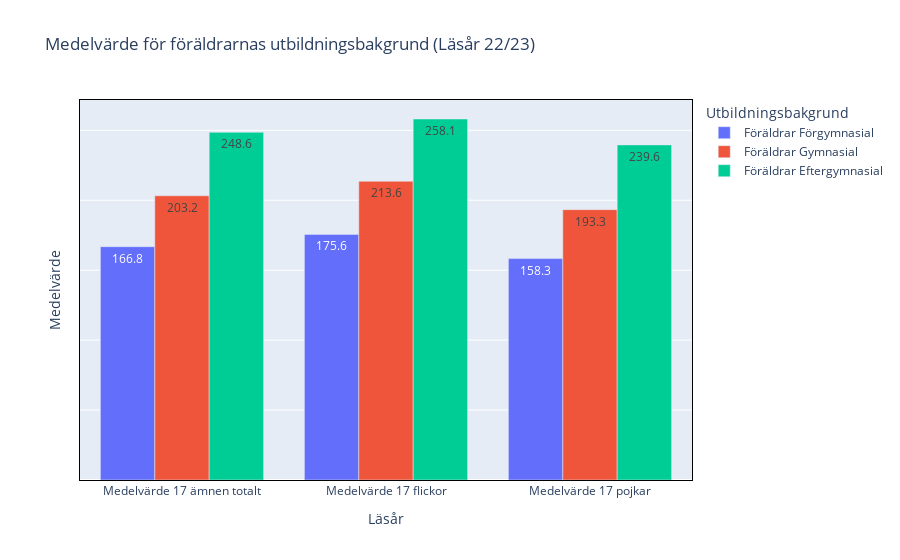

Source (notebook cell):
### Code cell
import pandas as pd
import plotly.graph_objects as go

# Skapa en DataFrame med data för föräldrarnas utbildningsbakgrund
data_foraldrar = data_1b.loc[[
    'Föräldrar Förgymnasial',
    'Föräldrar Gymnasial',
    'Föräldrar Eftergymnasial'
]]

fig = go.Figure()

# Lägg till staplar för varje kategori av föräldrarnas utbildningsbakgrund
for utbildning in data_foraldrar.index:
    bar = go.Bar(x=data_foraldrar.columns[1:],  # Uteslut "Läsår" från x-axeln
                 y=data_foraldrar.loc[utbildning].iloc[1:],  # Uteslut "Läsår" från data
                 name=utbildning)
    text = [f'{val:.1f}' if not pd.isna(val) else '' for val in data_foraldrar.loc[utbildning].iloc[1:]]
    bar.text = text
    fig.add_trace(bar)

fig.update_layout(title='Medelvärde för föräldrarnas utbildningsbakgrund (Läsår 22/23)',
                  xaxis=dict(title='Läsår',
                             showgrid=False,  
                             gridwidth=1, 
                             gridcolor='white',  
                             showline=True,  
                             linewidth=1,  
                             linecolor='black', 
                             mirror=True,  
                             showticklabels=True, 
                             showspikes=True),  
                  yaxis=dict(title='Medelvärde',
                             showgrid=True,
                             gridwidth=1,
                             gridcolor='white',
                             showline=True,
                             linewidth=1,
                             linecolor='black',
                             mirror=True,
                             showticklabels=False,
                             showspikes=False),

                  legend=dict(title='Utbildningsbakgrund'),
                  barmode='group')  

ax.set_facecolor("white")

fig.show()

### Figure 1 — Plotly figure (JSON) as saved in the notebook; plotly's stock layout.template omitted (floating-point values rounded to 4 significant figures)
{"data": [{"name": "Föräldrar Förgymnasial", "text": ["166.8", "175.6", "158.3"], "type": "bar", "x": ["Medelvärde 17 ämnen totalt", "Medelvärde 17 flickor", "Medelvärde 17 pojkar"], "y": [166.8, 175.6, 158.3]}, {"name": "Föräldrar Gymnasial", "text": ["203.2", "213.6", "193.3"], "type": "bar", "x": ["Medelvärde 17 ämnen totalt", "Medelvärde 17 flickor", "Medelvärde 17 pojkar"], "y": [203.2, 213.6, 193.3]}, {"name": "Föräldrar Eftergymnasial", "text": ["248.6", "258.1", "239.6"], "type": "bar", "x": ["Medelvärde 17 ämnen totalt", "Medelvärde 17 flickor", "Medelvärde 17 pojkar"], "y": [248.6, 258.1, 239.6]}], "layout": {"barmode": "group", "legend": {"title": {"text": "Utbildningsbakgrund"}}, "title": {"text": "Medelvärde för föräldrarnas utbildningsbakgrund (Läsår 22/23)"}, "xaxis": {"gridcolor": "white", "gridwidth": 1, "linecolor": "black", "linewidth": 1, "mirror": true, "showgrid": false, "showline": true, "showspikes": true, "showticklabels": true, "title": {"text": "Läsår"}}, "yaxis": {"gridcolor": "white", "gridwidth": 1, "linecolor": "black", "linewidth": 1, "mirror": true, "showgrid": true, "showline": true, "showspikes": false, "showticklabels": false, "title": {"text": "Medelvärde"}}}}
